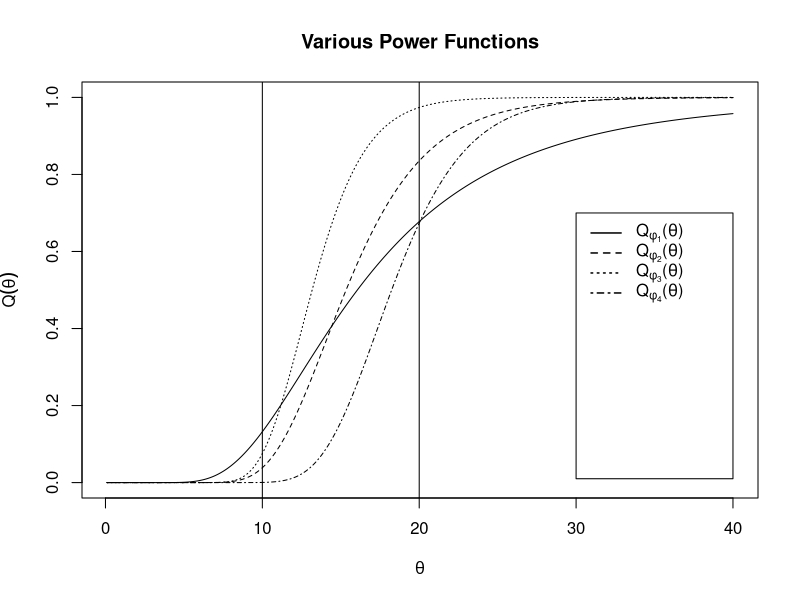
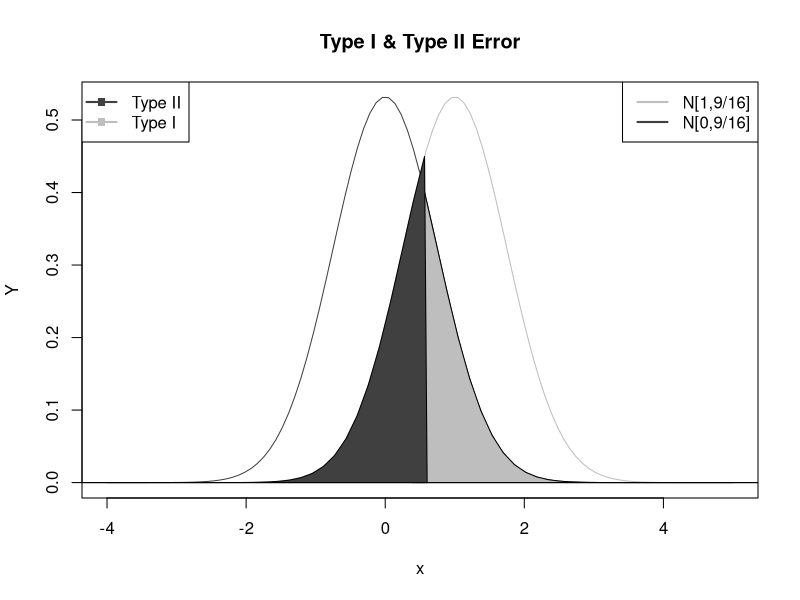
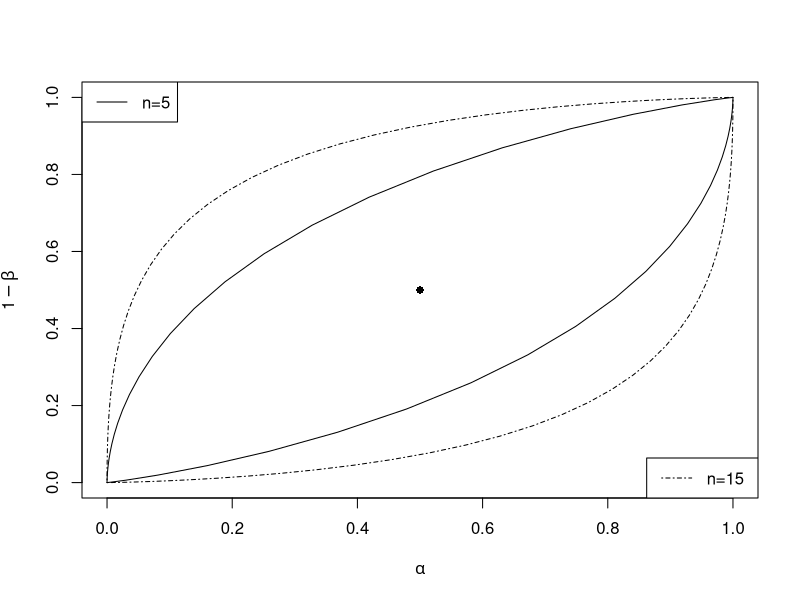
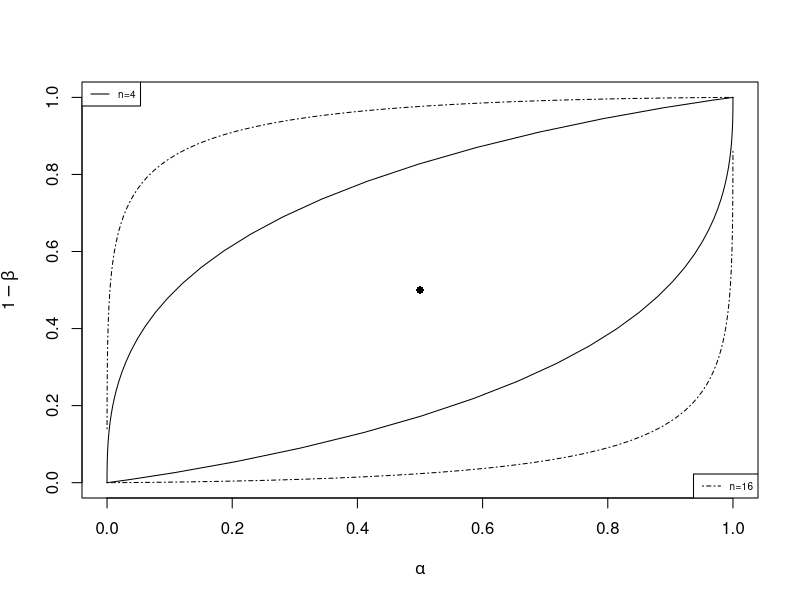
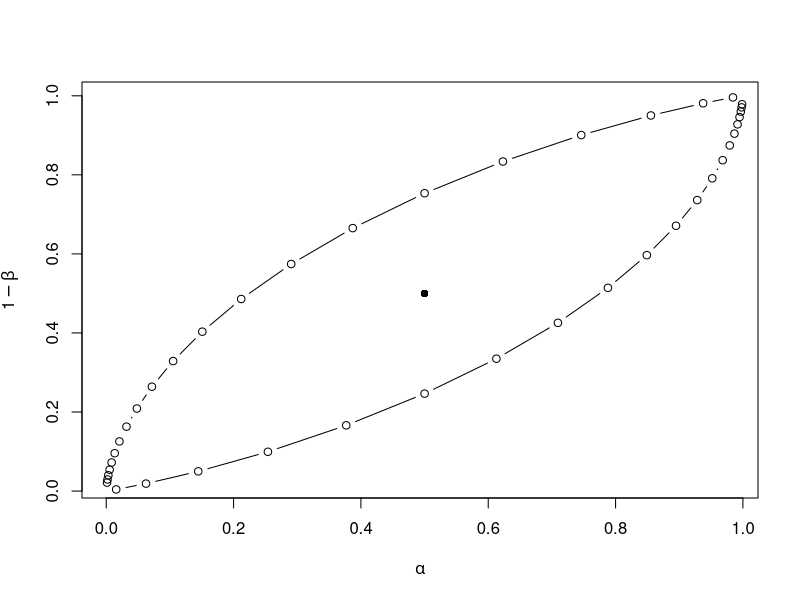
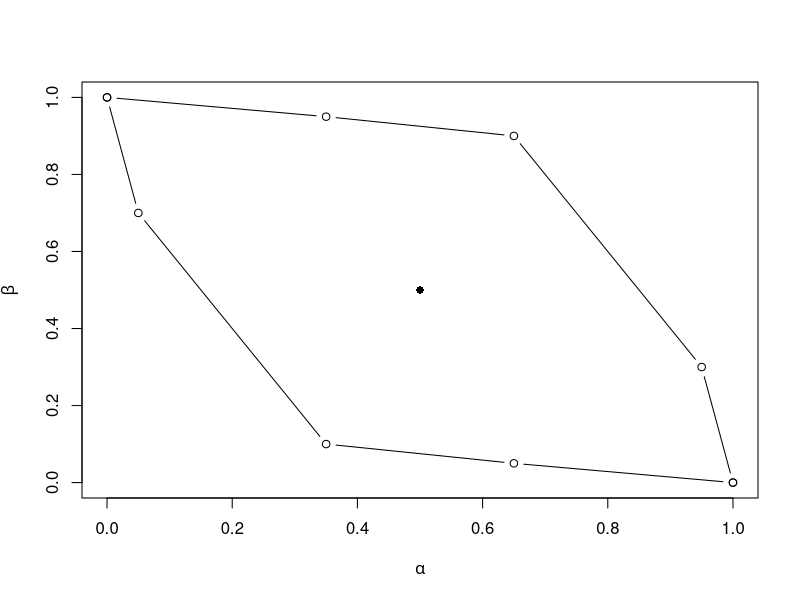
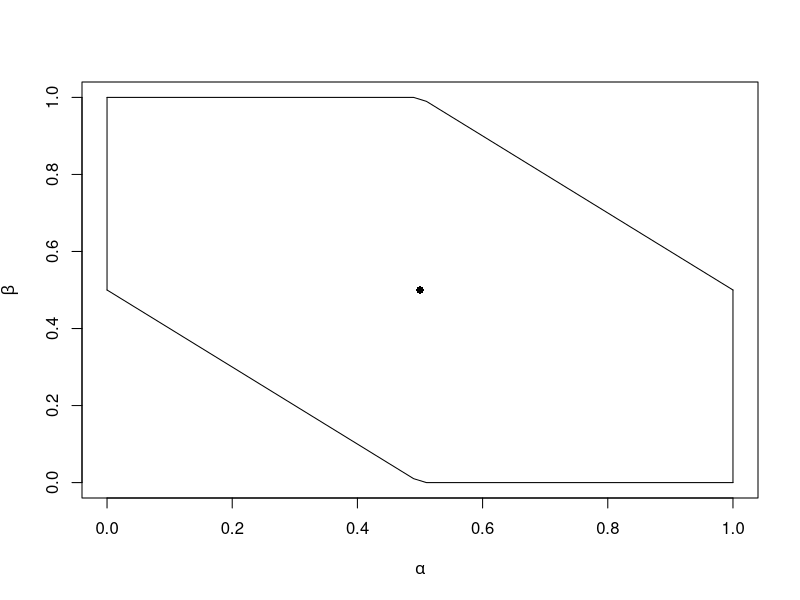

The R source for these figures, in order:
#--------------------------------------------------------#
# Mathmatical Statistics With R : Chapter 6              #
# Authors: Hamid Jahani, Vahid Rezaei Tabar              #
# statistical hypothesis testing                         #
#--------------------------------------------------------#

# q() is commented out so you don't accidently exit


#Example 5-6
theta_H0 <- 10; theta_H1 <- 20;
xbar <- 15; n <- 5
1-pgamma(xbar,n,n/theta_H0) # Type I Error of Test 1 [1] 0.1321
pgamma(xbar,n,n/theta_H1) #Type II Error of Test 1 [1] 0.3225
xbar <- 15; n <- 15
1-pgamma(xbar,n,n/theta_H0) #Type I Error of Test2 [1] 0.0386
pgamma(xbar,n,n/theta_H1) #Type II Error of Test 2 [1] 0.1648
xbar <- 13; n <- 25
1-pgamma(xbar,n,n/theta_H0) #Type I Error of Test3 [1] 0.07536
pgamma(xbar,n,n/theta_H1) #Type II Error of Test 3 [1] 0.02614
xbar <- 18; n <- 25
1-pgamma(xbar,n,n/theta_H0) #Type I Error of Test4 [1] 0.0004492
pgamma(xbar,n,n/theta_H1) #Type II Error of Test 4 [1] 0.3262
#q()

#Example 6-6
Q1 <- function(x) {1-pgamma(15,shape=5,rate=5/x)}
Q2 <- function(x) {1-pgamma(15,shape=15,rate=15/x)}
Q3 <- function(x) {1-pgamma(13,shape=25,rate=25/x)}
Q4 <- function(x) {1-pgamma(18,shape=25,rate=25/x)}
curve(Q1,from=0.1,to=40,n=400,xlab=expression(theta),ylab=expression(Q(theta))
      ,type="l",lty=1,add=FALSE,ylim=c(0,1))
curve(Q2,from=0.1,to=40,n=400,type="l",lty=2,add=TRUE)
curve(Q3,from=0.1,to=40,n=400,type="l",lty=3,add=TRUE)
curve(Q4,from=0.1,to=40,n=400,type="l",lty=4,add=TRUE)
title(main="Various Power Functions")
exp_legends <- expression(paste(Q[phi[1]],"(",theta,")"),
                          paste(Q[phi[2]], "(",theta,")"),paste(Q[phi[3]],
                                                                "(",theta,")"),paste(Q[phi[4]],"(",theta,")"))
legend(x=c(30,40),y=c(0.7,0.01),exp_legends,lty=1:4,lwd=rep(1.5,4))
abline(v=c(10,20))
#q()

#Example 7-6
curve(dnorm(x,0,3/4),-4,5,ylab = "Y",col="Grey25")
curve(dnorm(x,1,3/4),-4,5,ylab = "Y",add = T,col="Grey")
ld.lower=qnorm(0.2119,mean=0,sd=3/4)
ld.upper=5
x=seq(-8,8,length.out = 100)
Collide=function(x){ dnorm(x,0.3/4)-dnorm(x,1,3/4)}
z=uniroot(Collide,c(0,2))$root
n=x[x>z+0.1]    
polygon(c(z,n,ld.upper),c(0,dnorm(n,mean = 0,sd=3/4),0),col="Grey")
ld.lower=-5
ld.upper=qnorm(0.2981,mean=1,sd=3/4)
x=seq(-8,8,length.out = 100)
i=(x >= ld.lower)&(x <= ld.upper)     #i=subset(x,(x >= ld.lower)&(x <= ld.upper))
polygon(c(ld.lower,x[i],ld.upper),c(0,dnorm(x[i],mean = 1,sd=3/4),0),col="Grey25")
abline(h=0)
title(main = "Type I & Type II Error")
legend("topright",legend = c("N[1,9/16]","N[0,9/16]"),col=c("Grey","Grey25"),lwd = c(2,2))
legend("topleft",legend = c("Type II","Type I"),col=c("Grey25","Grey"),lwd = c(2,2),pch = c(15,15))
#q()

#Example 8-6
#a
Test1=function(n) { #number of runing the test
  x=sample(1:5,n,replace = T,prob = c(0.2,0.3,0.1,0.3,0.1))
  z=length(x[x==1 | x==3 | x==5])
  print(z/n)
}
Test1(100)
Test1(1000)
Test1(10000)
#b

Test2=function(n) { #number of runing the test
  x=sample(1:5,n,replace = T,prob = c(0.2,0.3,0.1,0.3,0.1))
  z=length(x[x==2 | x==3])
  print(z/n)
}
Test2(100)
Test2(1000)
Test2(10000)
#q()

#Example 9-6
Test=function(sigma2){
  x=rnorm(1,sd=sqrt(sigma2))
  if(x>(1.645*sqrt(sigma2)))
    print("H0 rejects")
  else
    print("H0 is correct")
}
Test(5)
#q()

#Example 10-6
Test=function(n,alpha){
  library(rmutil)
  c=qchisq(1-alpha,2*n)
  x=rlaplace(n,s=2)
  stat=sum(abs(x))
  beta=pchisq((2/3)*qchisq(1-alpha,2*n),2*n)
  if(stat>c)
    print("H0 rejects")
  else
    print("H0 is correct")
  return(beta)
}
Test(15,0.05)
#q()

#Example 11-6
Test=function(alpha){
  c=qnorm(1-(alpha/2))
  x=rnorm(1)
  if(abs(x)>c)
    print("H0 rejects")
  else
    print("H0 is correct")
}
Test(0.05)
#q()

#Example 12-6
Test=function(n,P,alpha,observation){ #P=probability in H0
  P_value=pbinom(observation,n,P)
  if(P_value<alpha)
    print("H0 rejects")
  else
    print("H0 is correct")
  return(P_value)
}
Test(10,1/2,0.05,2)
#q()

#Example 14-6
MPbinomial <- function(H0, H1, alpha,n){
  k <- min(which((1-pbinom(0:n,size=n,prob=H0))<alpha))-1
  gamma <- (alpha-1+pbinom(k,size=n,prob=H0))/dbinom(k,size=n,prob=H0)
  return(list=c(k,gamma))
}
MPbinomial(H0=0.3,H1=0.8,alpha=0.05,n=5)
#q()

#Example 13-6
Test=function(H0,H1,alpha,n){
  a=MPbinomial(H0,H1,alpha,n)
  x=rbinom(1,n,H0)
  if(x<a[[1]])
    print("H0 is correct")
  if(x>a[[1]])
    print("H0 rejects")
  if(x==a[[1]]){
    y=runif(1)
    if(y<a[[2]])
      print("H0 rejects")
    else
      print("H0 is correct")
  }
}
Test(0.3,0.8,0.05,5) 
#q()

#Example 16-6
n=5
c=seq(0,90,length.out = 80)
alpha=pchisq(c,2*n,lower.tail = F)
beta.star=pchisq((2/3)*c,2*n,lower.tail = F)
plot(alpha,beta.star,type = "l",ylab = expression(1-beta),xlab = expression(alpha))
lines(1-alpha,1-beta.star,type = "l")
points(1/2,1/2,pch=16)
n=15
alpha=pchisq(c,2*n,lower.tail = F)
beta.star=pchisq((2/3)*c,2*n,lower.tail = F)
lines(alpha,beta.star,type = "l",lty=4)
lines(1-alpha,1-beta.star,type = "l",lty=4)
legend(c("topleft"),c("n=5"),lty=1)
legend(c("bottomright"),c("n=15"),lty=4,text.width = 0.07)
#q()

#Example 17-6
n=4
c=seq(0,200,length.out = 90)
alpha=pchisq(c/4,n,lower.tail = F)
beta.star=pchisq(c/9,n,lower.tail = F)
plot(alpha,beta.star,type = "l",ylab = expression(1-beta),xlab = expression(alpha))
lines(1-alpha,1-beta.star,type = "l")
points(1/2,1/2,pch=16)
n=16
alpha=pchisq(c/4,n,lower.tail = F)
beta.star=pchisq(c/9,n,lower.tail = F)
lines(alpha,beta.star,type = "l",lty=4)
lines(1-alpha,1-beta.star,type = "l",lty=4)
legend(c("topleft"),c("n=4"),lty=1,cex=0.6)
legend(c("bottomright"),c("n=16"),lty=4,cex= 0.6)
#q()

#Example 18-6
n=6
c=0:20
alpha=pnbinom(c,n,prob = 0.5,lower.tail = F)
beta.star=pnbinom(c,n,prob = 0.4,lower.tail = F)
plot(alpha,beta.star,type = "b",ylab = expression(1-beta),xlab = expression(alpha))
lines(1-alpha,1-beta.star,type = "b")
points(1/2,1/2,pch=16)
#q()

#Example 19-6
alpha=c(0,0.05,0.35,0.65,1)
beta=c(1,0.7,0.1,0.05,0)
plot(alpha,beta,type = "b",ylab = expression(beta),xlab = expression(alpha))
lines(1-alpha,1-beta,type = "b")
points(1/2,1/2,pch=16)
#q()

#Example 20-6
c=seq(0,1,length.out = 50)
alpha=1-c
beta=ifelse(alpha<=(1/2),yes = 0.5-alpha,no=0)
plot(alpha,beta,type = "l",ylab = expression(beta),xlab = expression(alpha),xlim = c(0,1),ylim = c(0,1))
lines(1-alpha,1-beta,type = "l")
points(1/2,1/2,pch=16)
lines(c(1,1),c(0,0.5),type = "l")
lines(c(0,0),c(0.5,1),type = "l")
#q()
